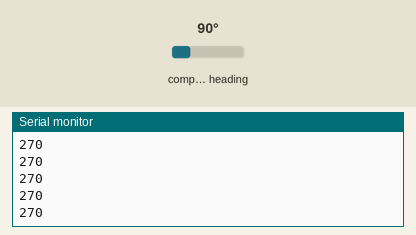
Bench run of a sketch on a simulated Arduino Uno, built with avr-gcc and run on an emulated ATmega328P. On the bench: the last lines printed to the serial monitor. Wiring (inferred from the names in the program): QMC5883L compass at I2C address 0x0D. The inputs (shaded band) are chosen by the test bench; at power-on: compass heading 90°.

Above: at 1.2 s.
1.3 s: compass heading set to 7°
At 1.32 s:
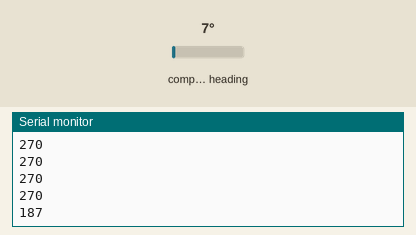
2.8 s: compass heading set to 180°
At 2.84 s:
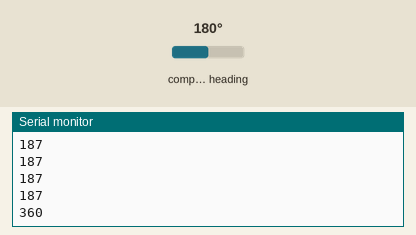
Timing chart, 0 to 5.8 s (numbered marks = the images above; inputs shaded):
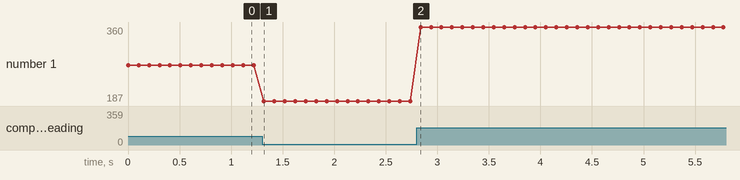

The sketch:

prova_bussola_fine.ino
```cpp
#include <Wire.h>
#include <MechaQMC5883.h>

int heading = 0;

MechaQMC5883 qmc;

void setup() {
  Wire.begin();
  Serial.begin(9600);
  //qmc.init();
  qmc.setMode(Mode_Continuous,ODR_10Hz,RNG_8G,OSR_512);
}

void loop() {
  int x,y,z;
  qmc.read(&x,&y,&z);

  heading = (int)(atan2(y,x) * 180 / 3.14) + 180;

  Serial.println(heading);

  delay(100);
}

/*
   int headingTo360(int gradi){
   if(gradi<0)   gradi=360+gradi;
   gradi += 720;
   gradi = gradi % 360;
  return gradi;
}

int To360(int gradi){
  gradi += 180;
  return gradi;
}
*/
```

MechaQMC5883.h
```cpp
#ifndef Mecha_QMC5883
#define Mecha_QMC5883

#include "Arduino.h"
#include "Wire.h"

#define QMC5883_ADDR 0x0D


//REG CONTROL

//0x09

#define Mode_Standby    0b00000000
#define Mode_Continuous 0b00000001

#define ODR_10Hz        0b00000000
#define ODR_50Hz        0b00000100
#define ODR_100Hz       0b00001000
#define ODR_200Hz       0b00001100

#define RNG_2G          0b00000000
#define RNG_8G          0b00010000

#define OSR_512         0b00000000
#define OSR_256         0b01000000
#define OSR_128         0b10000000
#define OSR_64          0b11000000


class MechaQMC5883{
public:


void setAddress(uint8_t addr);

void init(); //init qmc5883

void setMode(uint16_t mode,uint16_t odr,uint16_t rng,uint16_t osr); // setting

void softReset(); //soft RESET

void read(uint16_t* x,uint16_t* y,uint16_t* z); //reading
void read(uint16_t* x,uint16_t* y,uint16_t* z,int* a);
void read(uint16_t* x,uint16_t* y,uint16_t* z,float* a);

float azimuth(uint16_t* a,uint16_t* b);

private:

void WriteReg(uint8_t Reg,uint8_t val);


uint8_t address = QMC5883_ADDR;

};


#endif
```

Measured:
- after the input at 1.3 s, the serial monitor: prints a new line at once (image 1)
- after the input at 2.8 s, the serial monitor: prints a new line at once (image 2)
- plotted number 1: 270 → 187 after the input at 1.3 s, 187 → 360 after the input at 2.8 s
